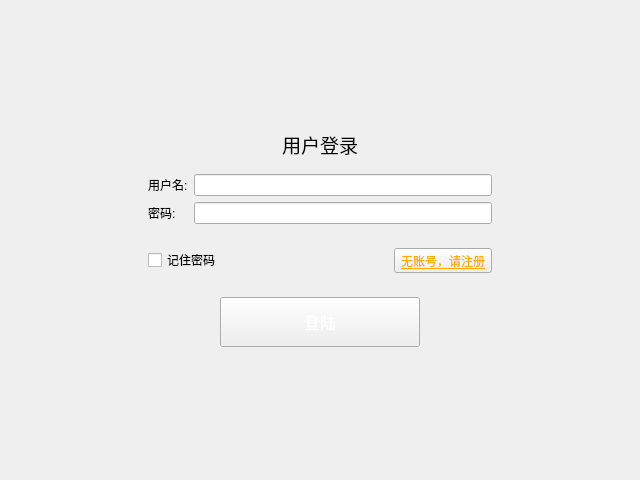
<?xml version="1.0" encoding="UTF-8"?>
<ui version="4.0">
 <class>Login</class>
 <widget class="QDialog" name="Login">
  <property name="geometry">
   <rect>
    <x>0</x>
    <y>0</y>
    <width>640</width>
    <height>480</height>
   </rect>
  </property>
  <property name="minimumSize">
   <size>
    <width>640</width>
    <height>480</height>
   </size>
  </property>
  <property name="maximumSize">
   <size>
    <width>640</width>
    <height>480</height>
   </size>
  </property>
  <property name="windowTitle">
   <string>Dialog</string>
  </property>
  <layout class="QVBoxLayout" name="verticalLayout_8">
   <item>
    <widget class="TitleWg" name="title_wg" native="true"/>
   </item>
   <item>
    <widget class="QStackedWidget" name="stackedWidget">
     <property name="currentIndex">
      <number>0</number>
     </property>
     <widget class="QWidget" name="login_page">
      <layout class="QVBoxLayout" name="verticalLayout_3">
       <item>
        <spacer name="verticalSpacer">
         <property name="orientation">
          <enum>Qt::Vertical</enum>
         </property>
         <property name="sizeHint" stdset="0">
          <size>
           <width>20</width>
           <height>43</height>
          </size>
         </property>
        </spacer>
       </item>
       <item>
        <widget class="QWidget" name="widget" native="true">
         <layout class="QHBoxLayout" name="horizontalLayout_3">
          <item>
           <spacer name="horizontalSpacer_3">
            <property name="orientation">
             <enum>Qt::Horizontal</enum>
            </property>
            <property name="sizeHint" stdset="0">
             <size>
              <width>40</width>
              <height>20</height>
             </size>
            </property>
           </spacer>
          </item>
          <item>
           <widget class="QWidget" name="widget_2" native="true">
            <layout class="QVBoxLayout" name="verticalLayout_2">
             <item>
              <widget class="QLabel" name="label">
               <property name="font">
                <font>
                 <family>黑体</family>
                 <pointsize>14</pointsize>
                </font>
               </property>
               <property name="text">
                <string>用户登录</string>
               </property>
               <property name="alignment">
                <set>Qt::AlignCenter</set>
               </property>
              </widget>
             </item>
             <item>
              <widget class="QWidget" name="widget_3" native="true">
               <layout class="QGridLayout" name="gridLayout">
                <item row="1" column="1">
                 <widget class="QLineEdit" name="pwd_login"/>
                </item>
                <item row="0" column="1">
                 <widget class="QLineEdit" name="user_login"/>
                </item>
                <item row="0" column="0">
                 <widget class="QLabel" name="label_2">
                  <property name="text">
                   <string>用户名:</string>
                  </property>
                 </widget>
                </item>
                <item row="1" column="0">
                 <widget class="QLabel" name="label_3">
                  <property name="text">
                   <string>密码:</string>
                  </property>
                 </widget>
                </item>
               </layout>
              </widget>
             </item>
             <item>
              <widget class="QWidget" name="widget_4" native="true">
               <layout class="QHBoxLayout" name="horizontalLayout">
                <item>
                 <widget class="QCheckBox" name="remember_pwd">
                  <property name="text">
                   <string>记住密码</string>
                  </property>
                 </widget>
                </item>
                <item>
                 <widget class="QToolButton" name="new_reg_button">
                  <property name="font">
                   <font>
                    <family>黑体</family>
                    <pointsize>9</pointsize>
                    <weight>50</weight>
                    <italic>false</italic>
                    <bold>false</bold>
                    <underline>true</underline>
                   </font>
                  </property>
                  <property name="styleSheet">
                   <string notr="true">color: rgb(255, 170, 0);
text-decoration: underline;
font: 9pt &quot;黑体&quot;;</string>
                  </property>
                  <property name="text">
                   <string>无账号，请注册</string>
                  </property>
                 </widget>
                </item>
               </layout>
              </widget>
             </item>
             <item>
              <widget class="QWidget" name="widget_5" native="true">
               <layout class="QHBoxLayout" name="horizontalLayout_2">
                <item>
                 <spacer name="horizontalSpacer">
                  <property name="orientation">
                   <enum>Qt::Horizontal</enum>
                  </property>
                  <property name="sizeHint" stdset="0">
                   <size>
                    <width>72</width>
                    <height>20</height>
                   </size>
                  </property>
                 </spacer>
                </item>
                <item>
                 <widget class="QToolButton" name="loginButton">
                  <property name="minimumSize">
                   <size>
                    <width>200</width>
                    <height>50</height>
                   </size>
                  </property>
                  <property name="maximumSize">
                   <size>
                    <width>200</width>
                    <height>50</height>
                   </size>
                  </property>
                  <property name="font">
                   <font>
                    <family>宋体</family>
                    <pointsize>12</pointsize>
                    <weight>50</weight>
                    <italic>false</italic>
                    <bold>false</bold>
                   </font>
                  </property>
                  <property name="styleSheet">
                   <string notr="true">background-image: url(:/images/balckButton.png);
font: 12pt &quot;宋体&quot;;
color:#fff;
</string>
                  </property>
                  <property name="text">
                   <string>登陆</string>
                  </property>
                 </widget>
                </item>
                <item>
                 <spacer name="horizontalSpacer_2">
                  <property name="orientation">
                   <enum>Qt::Horizontal</enum>
                  </property>
                  <property name="sizeHint" stdset="0">
                   <size>
                    <width>72</width>
                    <height>20</height>
                   </size>
                  </property>
                 </spacer>
                </item>
               </layout>
              </widget>
             </item>
            </layout>
           </widget>
          </item>
          <item>
           <spacer name="horizontalSpacer_4">
            <property name="orientation">
             <enum>Qt::Horizontal</enum>
            </property>
            <property name="sizeHint" stdset="0">
             <size>
              <width>40</width>
              <height>20</height>
             </size>
            </property>
           </spacer>
          </item>
         </layout>
        </widget>
       </item>
       <item>
        <spacer name="verticalSpacer_2">
         <property name="orientation">
          <enum>Qt::Vertical</enum>
         </property>
         <property name="sizeHint" stdset="0">
          <size>
           <width>20</width>
           <height>43</height>
          </size>
         </property>
        </spacer>
       </item>
      </layout>
     </widget>
     <widget class="QWidget" name="reg_page">
      <property name="enabled">
       <bool>true</bool>
      </property>
      <property name="layoutDirection">
       <enum>Qt::LeftToRight</enum>
      </property>
      <layout class="QVBoxLayout" name="verticalLayout_9">
       <item>
        <spacer name="verticalSpacer_7">
         <property name="orientation">
          <enum>Qt::Vertical</enum>
         </property>
         <property name="sizeHint" stdset="0">
          <size>
           <width>20</width>
           <height>23</height>
          </size>
         </property>
        </spacer>
       </item>
       <item>
        <widget class="QWidget" name="widget_6" native="true">
         <layout class="QHBoxLayout" name="horizontalLayout_12">
          <item>
           <spacer name="horizontalSpacer_19">
            <property name="orientation">
             <enum>Qt::Horizontal</enum>
            </property>
            <property name="sizeHint" stdset="0">
             <size>
              <width>108</width>
              <height>20</height>
             </size>
            </property>
           </spacer>
          </item>
          <item>
           <widget class="QWidget" name="widget_7" native="true">
            <layout class="QVBoxLayout" name="verticalLayout">
             <item>
              <widget class="QLabel" name="label_4">
               <property name="styleSheet">
                <string notr="true">font: 24pt &quot;新宋体&quot;;</string>
               </property>
               <property name="text">
                <string>用户注册</string>
               </property>
               <property name="alignment">
                <set>Qt::AlignCenter</set>
               </property>
              </widget>
             </item>
             <item>
              <widget class="QWidget" name="widget_8" native="true">
               <layout class="QGridLayout" name="gridLayout_7">
                <item row="3" column="0">
                 <widget class="QLabel" name="label_31">
                  <property name="text">
                   <string>确认密码:</string>
                  </property>
                 </widget>
                </item>
                <item row="4" column="1">
                 <widget class="QLineEdit" name="phone"/>
                </item>
                <item row="2" column="1">
                 <widget class="QLineEdit" name="passwd_reg"/>
                </item>
                <item row="0" column="0">
                 <widget class="QLabel" name="label_32">
                  <property name="text">
                   <string>用户名:</string>
                  </property>
                 </widget>
                </item>
                <item row="4" column="0">
                 <widget class="QLabel" name="label_33">
                  <property name="text">
                   <string>电话:</string>
                  </property>
                 </widget>
                </item>
                <item row="5" column="0">
                 <widget class="QLabel" name="label_34">
                  <property name="text">
                   <string>邮箱:</string>
                  </property>
                 </widget>
                </item>
                <item row="5" column="1">
                 <widget class="QLineEdit" name="email"/>
                </item>
                <item row="0" column="1">
                 <widget class="QLineEdit" name="name_reg"/>
                </item>
                <item row="1" column="0">
                 <widget class="QLabel" name="label_35">
                  <property name="text">
                   <string>昵称:</string>
                  </property>
                 </widget>
                </item>
                <item row="2" column="0">
                 <widget class="QLabel" name="label_36">
                  <property name="text">
                   <string>密码:</string>
                  </property>
                 </widget>
                </item>
                <item row="3" column="1">
                 <widget class="QLineEdit" name="pwd_affirm_reg"/>
                </item>
                <item row="1" column="1">
                 <widget class="QLineEdit" name="nike_name"/>
                </item>
               </layout>
              </widget>
             </item>
             <item>
              <widget class="QWidget" name="widget_25" native="true">
               <layout class="QHBoxLayout" name="horizontalLayout_11">
                <item>
                 <spacer name="horizontalSpacer_21">
                  <property name="orientation">
                   <enum>Qt::Horizontal</enum>
                  </property>
                  <property name="sizeHint" stdset="0">
                   <size>
                    <width>40</width>
                    <height>20</height>
                   </size>
                  </property>
                 </spacer>
                </item>
                <item>
                 <widget class="QToolButton" name="reg_button">
                  <property name="minimumSize">
                   <size>
                    <width>200</width>
                    <height>50</height>
                   </size>
                  </property>
                  <property name="maximumSize">
                   <size>
                    <width>200</width>
                    <height>50</height>
                   </size>
                  </property>
                  <property name="styleSheet">
                   <string notr="true">font: 16pt &quot;新宋体&quot;;
border-image: url(:/images/balckButton.png);
color: #fff;</string>
                  </property>
                  <property name="text">
                   <string>注册</string>
                  </property>
                 </widget>
                </item>
                <item>
                 <spacer name="horizontalSpacer_22">
                  <property name="orientation">
                   <enum>Qt::Horizontal</enum>
                  </property>
                  <property name="sizeHint" stdset="0">
                   <size>
                    <width>40</width>
                    <height>20</height>
                   </size>
                  </property>
                 </spacer>
                </item>
               </layout>
              </widget>
             </item>
            </layout>
           </widget>
          </item>
          <item>
           <spacer name="horizontalSpacer_20">
            <property name="orientation">
             <enum>Qt::Horizontal</enum>
            </property>
            <property name="sizeHint" stdset="0">
             <size>
              <width>108</width>
              <height>20</height>
             </size>
            </property>
           </spacer>
          </item>
         </layout>
        </widget>
       </item>
       <item>
        <spacer name="verticalSpacer_3">
         <property name="orientation">
          <enum>Qt::Vertical</enum>
         </property>
         <property name="sizeHint" stdset="0">
          <size>
           <width>20</width>
           <height>23</height>
          </size>
         </property>
        </spacer>
       </item>
      </layout>
     </widget>
     <widget class="QWidget" name="set_page">
      <layout class="QVBoxLayout" name="verticalLayout_11">
       <item>
        <widget class="QWidget" name="widget_26" native="true">
         <layout class="QHBoxLayout" name="horizontalLayout_14">
          <item>
           <spacer name="horizontalSpacer_26">
            <property name="orientation">
             <enum>Qt::Horizontal</enum>
            </property>
            <property name="sizeHint" stdset="0">
             <size>
              <width>111</width>
              <height>20</height>
             </size>
            </property>
           </spacer>
          </item>
          <item>
           <widget class="QWidget" name="widget_27" native="true">
            <layout class="QVBoxLayout" name="verticalLayout_10">
             <item>
              <spacer name="verticalSpacer_12">
               <property name="orientation">
                <enum>Qt::Vertical</enum>
               </property>
               <property name="sizeHint" stdset="0">
                <size>
                 <width>20</width>
                 <height>18</height>
                </size>
               </property>
              </spacer>
             </item>
             <item>
              <widget class="QLabel" name="label_37">
               <property name="styleSheet">
                <string notr="true">font: 16pt &quot;新宋体&quot;;</string>
               </property>
               <property name="text">
                <string>服务器设置</string>
               </property>
               <property name="alignment">
                <set>Qt::AlignCenter</set>
               </property>
              </widget>
             </item>
             <item>
              <widget class="QWidget" name="widget_28" native="true">
               <layout class="QGridLayout" name="gridLayout_8">
                <item row="0" column="0">
                 <widget class="QLabel" name="label_39">
                  <property name="text">
                   <string>服务器地址:</string>
                  </property>
                 </widget>
                </item>
                <item row="0" column="1">
                 <spacer name="horizontalSpacer_23">
                  <property name="orientation">
                   <enum>Qt::Horizontal</enum>
                  </property>
                  <property name="sizeHint" stdset="0">
                   <size>
                    <width>18</width>
                    <height>20</height>
                   </size>
                  </property>
                 </spacer>
                </item>
                <item row="0" column="2">
                 <widget class="QLineEdit" name="ip"/>
                </item>
                <item row="1" column="0">
                 <spacer name="verticalSpacer_14">
                  <property name="orientation">
                   <enum>Qt::Vertical</enum>
                  </property>
                  <property name="sizeHint" stdset="0">
                   <size>
                    <width>20</width>
                    <height>13</height>
                   </size>
                  </property>
                 </spacer>
                </item>
                <item row="2" column="0">
                 <widget class="QLabel" name="label_38">
                  <property name="text">
                   <string>服务器端口:</string>
                  </property>
                 </widget>
                </item>
                <item row="2" column="2">
                 <widget class="QLineEdit" name="port"/>
                </item>
               </layout>
              </widget>
             </item>
             <item>
              <widget class="QWidget" name="widget_29" native="true">
               <layout class="QHBoxLayout" name="horizontalLayout_13">
                <item>
                 <spacer name="horizontalSpacer_25">
                  <property name="orientation">
                   <enum>Qt::Horizontal</enum>
                  </property>
                  <property name="sizeHint" stdset="0">
                   <size>
                    <width>35</width>
                    <height>20</height>
                   </size>
                  </property>
                 </spacer>
                </item>
                <item>
                 <widget class="QToolButton" name="set_button">
                  <property name="minimumSize">
                   <size>
                    <width>200</width>
                    <height>50</height>
                   </size>
                  </property>
                  <property name="maximumSize">
                   <size>
                    <width>200</width>
                    <height>50</height>
                   </size>
                  </property>
                  <property name="styleSheet">
                   <string notr="true">border-image: url(:/images/balckButton.png);
font: 16pt &quot;新宋体&quot;;
color: #fff;</string>
                  </property>
                  <property name="text">
                   <string>确定</string>
                  </property>
                 </widget>
                </item>
                <item>
                 <spacer name="horizontalSpacer_24">
                  <property name="orientation">
                   <enum>Qt::Horizontal</enum>
                  </property>
                  <property name="sizeHint" stdset="0">
                   <size>
                    <width>34</width>
                    <height>20</height>
                   </size>
                  </property>
                 </spacer>
                </item>
               </layout>
              </widget>
             </item>
             <item>
              <spacer name="verticalSpacer_13">
               <property name="orientation">
                <enum>Qt::Vertical</enum>
               </property>
               <property name="sizeHint" stdset="0">
                <size>
                 <width>20</width>
                 <height>18</height>
                </size>
               </property>
              </spacer>
             </item>
            </layout>
           </widget>
          </item>
          <item>
           <spacer name="horizontalSpacer_27">
            <property name="orientation">
             <enum>Qt::Horizontal</enum>
            </property>
            <property name="sizeHint" stdset="0">
             <size>
              <width>110</width>
              <height>20</height>
             </size>
            </property>
           </spacer>
          </item>
         </layout>
        </widget>
       </item>
      </layout>
     </widget>
    </widget>
   </item>
  </layout>
 </widget>
 <customwidgets>
  <customwidget>
   <class>TitleWg</class>
   <extends>QWidget</extends>
   <header location="global">titlewg.h</header>
   <container>1</container>
  </customwidget>
 </customwidgets>
 <tabstops>
  <tabstop>user_login</tabstop>
  <tabstop>pwd_login</tabstop>
  <tabstop>remember_pwd</tabstop>
  <tabstop>new_reg_button</tabstop>
  <tabstop>loginButton</tabstop>
  <tabstop>name_reg</tabstop>
  <tabstop>nike_name</tabstop>
  <tabstop>passwd_reg</tabstop>
  <tabstop>pwd_affirm_reg</tabstop>
  <tabstop>phone</tabstop>
  <tabstop>email</tabstop>
  <tabstop>reg_button</tabstop>
  <tabstop>ip</tabstop>
  <tabstop>port</tabstop>
  <tabstop>set_button</tabstop>
 </tabstops>
 <resources/>
 <connections/>
</ui>
